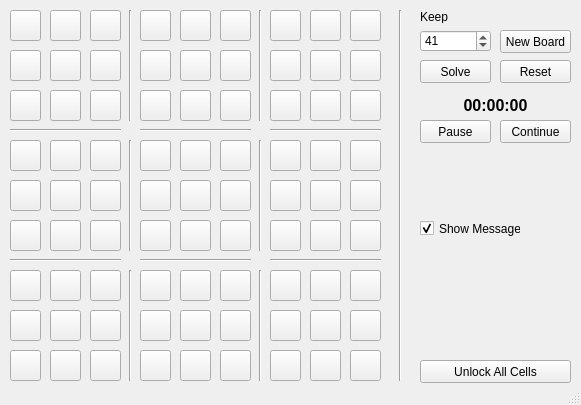
<?xml version="1.0" encoding="UTF-8"?>
<ui version="4.0">
 <class>MainWindow</class>
 <widget class="QMainWindow" name="MainWindow">
  <property name="enabled">
   <bool>true</bool>
  </property>
  <property name="geometry">
   <rect>
    <x>0</x>
    <y>0</y>
    <width>581</width>
    <height>405</height>
   </rect>
  </property>
  <property name="minimumSize">
   <size>
    <width>581</width>
    <height>405</height>
   </size>
  </property>
  <property name="maximumSize">
   <size>
    <width>581</width>
    <height>405</height>
   </size>
  </property>
  <property name="windowTitle">
   <string>Sudoku</string>
  </property>
  <property name="windowIcon">
   <iconset>
    <normaloff>../../../Downloads/1028343.svg</normaloff>../../../Downloads/1028343.svg</iconset>
  </property>
  <widget class="QWidget" name="centralWidget">
   <widget class="QPushButton" name="b00">
    <property name="geometry">
     <rect>
      <x>10</x>
      <y>10</y>
      <width>31</width>
      <height>31</height>
     </rect>
    </property>
    <property name="text">
     <string/>
    </property>
   </widget>
   <widget class="QPushButton" name="b01">
    <property name="geometry">
     <rect>
      <x>50</x>
      <y>10</y>
      <width>31</width>
      <height>31</height>
     </rect>
    </property>
    <property name="text">
     <string/>
    </property>
   </widget>
   <widget class="QPushButton" name="b02">
    <property name="geometry">
     <rect>
      <x>90</x>
      <y>10</y>
      <width>31</width>
      <height>31</height>
     </rect>
    </property>
    <property name="text">
     <string/>
    </property>
   </widget>
   <widget class="QPushButton" name="b10">
    <property name="geometry">
     <rect>
      <x>10</x>
      <y>50</y>
      <width>31</width>
      <height>31</height>
     </rect>
    </property>
    <property name="text">
     <string/>
    </property>
   </widget>
   <widget class="QPushButton" name="b12">
    <property name="geometry">
     <rect>
      <x>90</x>
      <y>50</y>
      <width>31</width>
      <height>31</height>
     </rect>
    </property>
    <property name="text">
     <string/>
    </property>
   </widget>
   <widget class="QPushButton" name="b11">
    <property name="geometry">
     <rect>
      <x>50</x>
      <y>50</y>
      <width>31</width>
      <height>31</height>
     </rect>
    </property>
    <property name="text">
     <string/>
    </property>
   </widget>
   <widget class="QPushButton" name="b20">
    <property name="geometry">
     <rect>
      <x>10</x>
      <y>90</y>
      <width>31</width>
      <height>31</height>
     </rect>
    </property>
    <property name="text">
     <string/>
    </property>
   </widget>
   <widget class="QPushButton" name="b22">
    <property name="geometry">
     <rect>
      <x>90</x>
      <y>90</y>
      <width>31</width>
      <height>31</height>
     </rect>
    </property>
    <property name="text">
     <string/>
    </property>
   </widget>
   <widget class="QPushButton" name="b21">
    <property name="geometry">
     <rect>
      <x>50</x>
      <y>90</y>
      <width>31</width>
      <height>31</height>
     </rect>
    </property>
    <property name="text">
     <string/>
    </property>
   </widget>
   <widget class="QPushButton" name="b30">
    <property name="geometry">
     <rect>
      <x>10</x>
      <y>140</y>
      <width>31</width>
      <height>31</height>
     </rect>
    </property>
    <property name="text">
     <string/>
    </property>
   </widget>
   <widget class="QPushButton" name="b52">
    <property name="geometry">
     <rect>
      <x>90</x>
      <y>220</y>
      <width>31</width>
      <height>31</height>
     </rect>
    </property>
    <property name="text">
     <string/>
    </property>
   </widget>
   <widget class="QPushButton" name="b51">
    <property name="geometry">
     <rect>
      <x>50</x>
      <y>220</y>
      <width>31</width>
      <height>31</height>
     </rect>
    </property>
    <property name="text">
     <string/>
    </property>
   </widget>
   <widget class="QPushButton" name="b42">
    <property name="geometry">
     <rect>
      <x>90</x>
      <y>180</y>
      <width>31</width>
      <height>31</height>
     </rect>
    </property>
    <property name="text">
     <string/>
    </property>
   </widget>
   <widget class="QPushButton" name="b40">
    <property name="geometry">
     <rect>
      <x>10</x>
      <y>180</y>
      <width>31</width>
      <height>31</height>
     </rect>
    </property>
    <property name="text">
     <string/>
    </property>
   </widget>
   <widget class="QPushButton" name="b50">
    <property name="geometry">
     <rect>
      <x>10</x>
      <y>220</y>
      <width>31</width>
      <height>31</height>
     </rect>
    </property>
    <property name="text">
     <string/>
    </property>
   </widget>
   <widget class="QPushButton" name="b32">
    <property name="geometry">
     <rect>
      <x>90</x>
      <y>140</y>
      <width>31</width>
      <height>31</height>
     </rect>
    </property>
    <property name="text">
     <string/>
    </property>
   </widget>
   <widget class="QPushButton" name="b31">
    <property name="geometry">
     <rect>
      <x>50</x>
      <y>140</y>
      <width>31</width>
      <height>31</height>
     </rect>
    </property>
    <property name="text">
     <string/>
    </property>
   </widget>
   <widget class="QPushButton" name="b41">
    <property name="geometry">
     <rect>
      <x>50</x>
      <y>180</y>
      <width>31</width>
      <height>31</height>
     </rect>
    </property>
    <property name="text">
     <string/>
    </property>
   </widget>
   <widget class="QPushButton" name="b60">
    <property name="geometry">
     <rect>
      <x>10</x>
      <y>270</y>
      <width>31</width>
      <height>31</height>
     </rect>
    </property>
    <property name="text">
     <string/>
    </property>
   </widget>
   <widget class="QPushButton" name="b82">
    <property name="geometry">
     <rect>
      <x>90</x>
      <y>350</y>
      <width>31</width>
      <height>31</height>
     </rect>
    </property>
    <property name="text">
     <string/>
    </property>
   </widget>
   <widget class="QPushButton" name="b81">
    <property name="geometry">
     <rect>
      <x>50</x>
      <y>350</y>
      <width>31</width>
      <height>31</height>
     </rect>
    </property>
    <property name="text">
     <string/>
    </property>
   </widget>
   <widget class="QPushButton" name="b72">
    <property name="geometry">
     <rect>
      <x>90</x>
      <y>310</y>
      <width>31</width>
      <height>31</height>
     </rect>
    </property>
    <property name="text">
     <string/>
    </property>
   </widget>
   <widget class="QPushButton" name="b70">
    <property name="geometry">
     <rect>
      <x>10</x>
      <y>310</y>
      <width>31</width>
      <height>31</height>
     </rect>
    </property>
    <property name="text">
     <string/>
    </property>
   </widget>
   <widget class="QPushButton" name="b80">
    <property name="geometry">
     <rect>
      <x>10</x>
      <y>350</y>
      <width>31</width>
      <height>31</height>
     </rect>
    </property>
    <property name="text">
     <string/>
    </property>
   </widget>
   <widget class="QPushButton" name="b62">
    <property name="geometry">
     <rect>
      <x>90</x>
      <y>270</y>
      <width>31</width>
      <height>31</height>
     </rect>
    </property>
    <property name="text">
     <string/>
    </property>
   </widget>
   <widget class="QPushButton" name="b61">
    <property name="geometry">
     <rect>
      <x>50</x>
      <y>270</y>
      <width>31</width>
      <height>31</height>
     </rect>
    </property>
    <property name="text">
     <string/>
    </property>
   </widget>
   <widget class="QPushButton" name="b71">
    <property name="geometry">
     <rect>
      <x>50</x>
      <y>310</y>
      <width>31</width>
      <height>31</height>
     </rect>
    </property>
    <property name="text">
     <string/>
    </property>
   </widget>
   <widget class="QPushButton" name="b14">
    <property name="geometry">
     <rect>
      <x>180</x>
      <y>50</y>
      <width>31</width>
      <height>31</height>
     </rect>
    </property>
    <property name="text">
     <string/>
    </property>
   </widget>
   <widget class="QPushButton" name="b45">
    <property name="geometry">
     <rect>
      <x>220</x>
      <y>180</y>
      <width>31</width>
      <height>31</height>
     </rect>
    </property>
    <property name="text">
     <string/>
    </property>
   </widget>
   <widget class="QPushButton" name="b75">
    <property name="geometry">
     <rect>
      <x>220</x>
      <y>310</y>
      <width>31</width>
      <height>31</height>
     </rect>
    </property>
    <property name="text">
     <string/>
    </property>
   </widget>
   <widget class="QPushButton" name="b53">
    <property name="geometry">
     <rect>
      <x>140</x>
      <y>220</y>
      <width>31</width>
      <height>31</height>
     </rect>
    </property>
    <property name="text">
     <string/>
    </property>
   </widget>
   <widget class="QPushButton" name="b73">
    <property name="geometry">
     <rect>
      <x>140</x>
      <y>310</y>
      <width>31</width>
      <height>31</height>
     </rect>
    </property>
    <property name="text">
     <string/>
    </property>
   </widget>
   <widget class="QPushButton" name="b43">
    <property name="geometry">
     <rect>
      <x>140</x>
      <y>180</y>
      <width>31</width>
      <height>31</height>
     </rect>
    </property>
    <property name="text">
     <string/>
    </property>
   </widget>
   <widget class="QPushButton" name="b05">
    <property name="geometry">
     <rect>
      <x>220</x>
      <y>10</y>
      <width>31</width>
      <height>31</height>
     </rect>
    </property>
    <property name="text">
     <string/>
    </property>
   </widget>
   <widget class="QPushButton" name="b33">
    <property name="geometry">
     <rect>
      <x>140</x>
      <y>140</y>
      <width>31</width>
      <height>31</height>
     </rect>
    </property>
    <property name="text">
     <string/>
    </property>
   </widget>
   <widget class="QPushButton" name="b23">
    <property name="geometry">
     <rect>
      <x>140</x>
      <y>90</y>
      <width>31</width>
      <height>31</height>
     </rect>
    </property>
    <property name="text">
     <string/>
    </property>
   </widget>
   <widget class="QPushButton" name="b85">
    <property name="geometry">
     <rect>
      <x>220</x>
      <y>350</y>
      <width>31</width>
      <height>31</height>
     </rect>
    </property>
    <property name="text">
     <string/>
    </property>
   </widget>
   <widget class="QPushButton" name="b83">
    <property name="geometry">
     <rect>
      <x>140</x>
      <y>350</y>
      <width>31</width>
      <height>31</height>
     </rect>
    </property>
    <property name="text">
     <string/>
    </property>
   </widget>
   <widget class="QPushButton" name="b55">
    <property name="geometry">
     <rect>
      <x>220</x>
      <y>220</y>
      <width>31</width>
      <height>31</height>
     </rect>
    </property>
    <property name="text">
     <string/>
    </property>
   </widget>
   <widget class="QPushButton" name="b44">
    <property name="geometry">
     <rect>
      <x>180</x>
      <y>180</y>
      <width>31</width>
      <height>31</height>
     </rect>
    </property>
    <property name="text">
     <string/>
    </property>
   </widget>
   <widget class="QPushButton" name="b64">
    <property name="geometry">
     <rect>
      <x>180</x>
      <y>270</y>
      <width>31</width>
      <height>31</height>
     </rect>
    </property>
    <property name="text">
     <string/>
    </property>
   </widget>
   <widget class="QPushButton" name="b34">
    <property name="geometry">
     <rect>
      <x>180</x>
      <y>140</y>
      <width>31</width>
      <height>31</height>
     </rect>
    </property>
    <property name="text">
     <string/>
    </property>
   </widget>
   <widget class="QPushButton" name="b24">
    <property name="geometry">
     <rect>
      <x>180</x>
      <y>90</y>
      <width>31</width>
      <height>31</height>
     </rect>
    </property>
    <property name="text">
     <string/>
    </property>
   </widget>
   <widget class="QPushButton" name="b54">
    <property name="geometry">
     <rect>
      <x>180</x>
      <y>220</y>
      <width>31</width>
      <height>31</height>
     </rect>
    </property>
    <property name="text">
     <string/>
    </property>
   </widget>
   <widget class="QPushButton" name="b25">
    <property name="geometry">
     <rect>
      <x>220</x>
      <y>90</y>
      <width>31</width>
      <height>31</height>
     </rect>
    </property>
    <property name="text">
     <string/>
    </property>
   </widget>
   <widget class="QPushButton" name="b65">
    <property name="geometry">
     <rect>
      <x>220</x>
      <y>270</y>
      <width>31</width>
      <height>31</height>
     </rect>
    </property>
    <property name="text">
     <string/>
    </property>
   </widget>
   <widget class="QPushButton" name="b35">
    <property name="geometry">
     <rect>
      <x>220</x>
      <y>140</y>
      <width>31</width>
      <height>31</height>
     </rect>
    </property>
    <property name="text">
     <string/>
    </property>
   </widget>
   <widget class="QPushButton" name="b74">
    <property name="geometry">
     <rect>
      <x>180</x>
      <y>310</y>
      <width>31</width>
      <height>31</height>
     </rect>
    </property>
    <property name="text">
     <string/>
    </property>
   </widget>
   <widget class="QPushButton" name="b03">
    <property name="geometry">
     <rect>
      <x>140</x>
      <y>10</y>
      <width>31</width>
      <height>31</height>
     </rect>
    </property>
    <property name="text">
     <string/>
    </property>
   </widget>
   <widget class="QPushButton" name="b04">
    <property name="geometry">
     <rect>
      <x>180</x>
      <y>10</y>
      <width>31</width>
      <height>31</height>
     </rect>
    </property>
    <property name="text">
     <string/>
    </property>
   </widget>
   <widget class="QPushButton" name="b13">
    <property name="geometry">
     <rect>
      <x>140</x>
      <y>50</y>
      <width>31</width>
      <height>31</height>
     </rect>
    </property>
    <property name="text">
     <string/>
    </property>
   </widget>
   <widget class="QPushButton" name="b63">
    <property name="geometry">
     <rect>
      <x>140</x>
      <y>270</y>
      <width>31</width>
      <height>31</height>
     </rect>
    </property>
    <property name="text">
     <string/>
    </property>
   </widget>
   <widget class="QPushButton" name="b15">
    <property name="geometry">
     <rect>
      <x>220</x>
      <y>50</y>
      <width>31</width>
      <height>31</height>
     </rect>
    </property>
    <property name="text">
     <string/>
    </property>
   </widget>
   <widget class="QPushButton" name="b84">
    <property name="geometry">
     <rect>
      <x>180</x>
      <y>350</y>
      <width>31</width>
      <height>31</height>
     </rect>
    </property>
    <property name="text">
     <string/>
    </property>
   </widget>
   <widget class="QPushButton" name="b17">
    <property name="geometry">
     <rect>
      <x>310</x>
      <y>50</y>
      <width>31</width>
      <height>31</height>
     </rect>
    </property>
    <property name="text">
     <string/>
    </property>
   </widget>
   <widget class="QPushButton" name="b48">
    <property name="geometry">
     <rect>
      <x>350</x>
      <y>180</y>
      <width>31</width>
      <height>31</height>
     </rect>
    </property>
    <property name="text">
     <string/>
    </property>
   </widget>
   <widget class="QPushButton" name="b78">
    <property name="geometry">
     <rect>
      <x>350</x>
      <y>310</y>
      <width>31</width>
      <height>31</height>
     </rect>
    </property>
    <property name="text">
     <string/>
    </property>
   </widget>
   <widget class="QPushButton" name="b56">
    <property name="geometry">
     <rect>
      <x>270</x>
      <y>220</y>
      <width>31</width>
      <height>31</height>
     </rect>
    </property>
    <property name="text">
     <string/>
    </property>
   </widget>
   <widget class="QPushButton" name="b76">
    <property name="geometry">
     <rect>
      <x>270</x>
      <y>310</y>
      <width>31</width>
      <height>31</height>
     </rect>
    </property>
    <property name="text">
     <string/>
    </property>
   </widget>
   <widget class="QPushButton" name="b46">
    <property name="geometry">
     <rect>
      <x>270</x>
      <y>180</y>
      <width>31</width>
      <height>31</height>
     </rect>
    </property>
    <property name="text">
     <string/>
    </property>
   </widget>
   <widget class="QPushButton" name="b08">
    <property name="geometry">
     <rect>
      <x>350</x>
      <y>10</y>
      <width>31</width>
      <height>31</height>
     </rect>
    </property>
    <property name="text">
     <string/>
    </property>
   </widget>
   <widget class="QPushButton" name="b36">
    <property name="geometry">
     <rect>
      <x>270</x>
      <y>140</y>
      <width>31</width>
      <height>31</height>
     </rect>
    </property>
    <property name="text">
     <string/>
    </property>
   </widget>
   <widget class="QPushButton" name="b26">
    <property name="geometry">
     <rect>
      <x>270</x>
      <y>90</y>
      <width>31</width>
      <height>31</height>
     </rect>
    </property>
    <property name="text">
     <string/>
    </property>
   </widget>
   <widget class="QPushButton" name="b88">
    <property name="geometry">
     <rect>
      <x>350</x>
      <y>350</y>
      <width>31</width>
      <height>31</height>
     </rect>
    </property>
    <property name="text">
     <string/>
    </property>
   </widget>
   <widget class="QPushButton" name="b86">
    <property name="geometry">
     <rect>
      <x>270</x>
      <y>350</y>
      <width>31</width>
      <height>31</height>
     </rect>
    </property>
    <property name="text">
     <string/>
    </property>
   </widget>
   <widget class="QPushButton" name="b58">
    <property name="geometry">
     <rect>
      <x>350</x>
      <y>220</y>
      <width>31</width>
      <height>31</height>
     </rect>
    </property>
    <property name="text">
     <string/>
    </property>
   </widget>
   <widget class="QPushButton" name="b47">
    <property name="geometry">
     <rect>
      <x>310</x>
      <y>180</y>
      <width>31</width>
      <height>31</height>
     </rect>
    </property>
    <property name="text">
     <string/>
    </property>
   </widget>
   <widget class="QPushButton" name="b67">
    <property name="geometry">
     <rect>
      <x>310</x>
      <y>270</y>
      <width>31</width>
      <height>31</height>
     </rect>
    </property>
    <property name="text">
     <string/>
    </property>
   </widget>
   <widget class="QPushButton" name="b37">
    <property name="geometry">
     <rect>
      <x>310</x>
      <y>140</y>
      <width>31</width>
      <height>31</height>
     </rect>
    </property>
    <property name="text">
     <string/>
    </property>
   </widget>
   <widget class="QPushButton" name="b27">
    <property name="geometry">
     <rect>
      <x>310</x>
      <y>90</y>
      <width>31</width>
      <height>31</height>
     </rect>
    </property>
    <property name="text">
     <string/>
    </property>
   </widget>
   <widget class="QPushButton" name="b57">
    <property name="geometry">
     <rect>
      <x>310</x>
      <y>220</y>
      <width>31</width>
      <height>31</height>
     </rect>
    </property>
    <property name="text">
     <string/>
    </property>
   </widget>
   <widget class="QPushButton" name="b28">
    <property name="geometry">
     <rect>
      <x>350</x>
      <y>90</y>
      <width>31</width>
      <height>31</height>
     </rect>
    </property>
    <property name="text">
     <string/>
    </property>
   </widget>
   <widget class="QPushButton" name="b68">
    <property name="geometry">
     <rect>
      <x>350</x>
      <y>270</y>
      <width>31</width>
      <height>31</height>
     </rect>
    </property>
    <property name="text">
     <string/>
    </property>
   </widget>
   <widget class="QPushButton" name="b38">
    <property name="geometry">
     <rect>
      <x>350</x>
      <y>140</y>
      <width>31</width>
      <height>31</height>
     </rect>
    </property>
    <property name="text">
     <string/>
    </property>
   </widget>
   <widget class="QPushButton" name="b77">
    <property name="geometry">
     <rect>
      <x>310</x>
      <y>310</y>
      <width>31</width>
      <height>31</height>
     </rect>
    </property>
    <property name="text">
     <string/>
    </property>
   </widget>
   <widget class="QPushButton" name="b06">
    <property name="geometry">
     <rect>
      <x>270</x>
      <y>10</y>
      <width>31</width>
      <height>31</height>
     </rect>
    </property>
    <property name="text">
     <string/>
    </property>
   </widget>
   <widget class="QPushButton" name="b07">
    <property name="geometry">
     <rect>
      <x>310</x>
      <y>10</y>
      <width>31</width>
      <height>31</height>
     </rect>
    </property>
    <property name="text">
     <string/>
    </property>
   </widget>
   <widget class="QPushButton" name="b16">
    <property name="geometry">
     <rect>
      <x>270</x>
      <y>50</y>
      <width>31</width>
      <height>31</height>
     </rect>
    </property>
    <property name="text">
     <string/>
    </property>
   </widget>
   <widget class="QPushButton" name="b66">
    <property name="geometry">
     <rect>
      <x>270</x>
      <y>270</y>
      <width>31</width>
      <height>31</height>
     </rect>
    </property>
    <property name="text">
     <string/>
    </property>
   </widget>
   <widget class="QPushButton" name="b18">
    <property name="geometry">
     <rect>
      <x>350</x>
      <y>50</y>
      <width>31</width>
      <height>31</height>
     </rect>
    </property>
    <property name="text">
     <string/>
    </property>
   </widget>
   <widget class="QPushButton" name="b87">
    <property name="geometry">
     <rect>
      <x>310</x>
      <y>350</y>
      <width>31</width>
      <height>31</height>
     </rect>
    </property>
    <property name="text">
     <string/>
    </property>
   </widget>
   <widget class="QPushButton" name="NewBoard">
    <property name="geometry">
     <rect>
      <x>500</x>
      <y>30</y>
      <width>71</width>
      <height>23</height>
     </rect>
    </property>
    <property name="text">
     <string>New Board</string>
    </property>
   </widget>
   <widget class="QSpinBox" name="KeepCount">
    <property name="geometry">
     <rect>
      <x>420</x>
      <y>30</y>
      <width>71</width>
      <height>22</height>
     </rect>
    </property>
    <property name="maximum">
     <number>81</number>
    </property>
    <property name="value">
     <number>41</number>
    </property>
   </widget>
   <widget class="Line" name="line">
    <property name="geometry">
     <rect>
      <x>270</x>
      <y>250</y>
      <width>111</width>
      <height>20</height>
     </rect>
    </property>
    <property name="orientation">
     <enum>Qt::Horizontal</enum>
    </property>
   </widget>
   <widget class="Line" name="line_2">
    <property name="geometry">
     <rect>
      <x>10</x>
      <y>250</y>
      <width>111</width>
      <height>20</height>
     </rect>
    </property>
    <property name="orientation">
     <enum>Qt::Horizontal</enum>
    </property>
   </widget>
   <widget class="Line" name="line_3">
    <property name="geometry">
     <rect>
      <x>140</x>
      <y>250</y>
      <width>111</width>
      <height>20</height>
     </rect>
    </property>
    <property name="orientation">
     <enum>Qt::Horizontal</enum>
    </property>
   </widget>
   <widget class="Line" name="line_4">
    <property name="geometry">
     <rect>
      <x>10</x>
      <y>120</y>
      <width>111</width>
      <height>20</height>
     </rect>
    </property>
    <property name="orientation">
     <enum>Qt::Horizontal</enum>
    </property>
   </widget>
   <widget class="Line" name="line_5">
    <property name="geometry">
     <rect>
      <x>140</x>
      <y>120</y>
      <width>111</width>
      <height>20</height>
     </rect>
    </property>
    <property name="orientation">
     <enum>Qt::Horizontal</enum>
    </property>
   </widget>
   <widget class="Line" name="line_6">
    <property name="geometry">
     <rect>
      <x>270</x>
      <y>120</y>
      <width>111</width>
      <height>20</height>
     </rect>
    </property>
    <property name="orientation">
     <enum>Qt::Horizontal</enum>
    </property>
   </widget>
   <widget class="Line" name="line_7">
    <property name="geometry">
     <rect>
      <x>120</x>
      <y>10</y>
      <width>20</width>
      <height>111</height>
     </rect>
    </property>
    <property name="orientation">
     <enum>Qt::Vertical</enum>
    </property>
   </widget>
   <widget class="Line" name="line_8">
    <property name="geometry">
     <rect>
      <x>120</x>
      <y>140</y>
      <width>20</width>
      <height>111</height>
     </rect>
    </property>
    <property name="orientation">
     <enum>Qt::Vertical</enum>
    </property>
   </widget>
   <widget class="Line" name="line_9">
    <property name="geometry">
     <rect>
      <x>120</x>
      <y>270</y>
      <width>20</width>
      <height>111</height>
     </rect>
    </property>
    <property name="orientation">
     <enum>Qt::Vertical</enum>
    </property>
   </widget>
   <widget class="Line" name="line_10">
    <property name="geometry">
     <rect>
      <x>250</x>
      <y>140</y>
      <width>20</width>
      <height>111</height>
     </rect>
    </property>
    <property name="orientation">
     <enum>Qt::Vertical</enum>
    </property>
   </widget>
   <widget class="Line" name="line_11">
    <property name="geometry">
     <rect>
      <x>250</x>
      <y>270</y>
      <width>20</width>
      <height>111</height>
     </rect>
    </property>
    <property name="orientation">
     <enum>Qt::Vertical</enum>
    </property>
   </widget>
   <widget class="Line" name="line_12">
    <property name="geometry">
     <rect>
      <x>250</x>
      <y>10</y>
      <width>20</width>
      <height>111</height>
     </rect>
    </property>
    <property name="orientation">
     <enum>Qt::Vertical</enum>
    </property>
   </widget>
   <widget class="QLabel" name="label">
    <property name="geometry">
     <rect>
      <x>420</x>
      <y>10</y>
      <width>47</width>
      <height>13</height>
     </rect>
    </property>
    <property name="text">
     <string>Keep</string>
    </property>
   </widget>
   <widget class="Line" name="line_13">
    <property name="geometry">
     <rect>
      <x>390</x>
      <y>10</y>
      <width>20</width>
      <height>371</height>
     </rect>
    </property>
    <property name="orientation">
     <enum>Qt::Vertical</enum>
    </property>
   </widget>
   <widget class="QPushButton" name="Solve">
    <property name="geometry">
     <rect>
      <x>420</x>
      <y>60</y>
      <width>71</width>
      <height>23</height>
     </rect>
    </property>
    <property name="text">
     <string>Solve</string>
    </property>
   </widget>
   <widget class="QPushButton" name="Reset">
    <property name="geometry">
     <rect>
      <x>500</x>
      <y>60</y>
      <width>71</width>
      <height>23</height>
     </rect>
    </property>
    <property name="text">
     <string>Reset</string>
    </property>
   </widget>
   <widget class="QLabel" name="message">
    <property name="geometry">
     <rect>
      <x>420</x>
      <y>160</y>
      <width>151</width>
      <height>51</height>
     </rect>
    </property>
    <property name="font">
     <font>
      <pointsize>11</pointsize>
      <weight>75</weight>
      <bold>true</bold>
     </font>
    </property>
    <property name="autoFillBackground">
     <bool>false</bool>
    </property>
    <property name="text">
     <string/>
    </property>
    <property name="alignment">
     <set>Qt::AlignCenter</set>
    </property>
   </widget>
   <widget class="QPushButton" name="pause">
    <property name="geometry">
     <rect>
      <x>420</x>
      <y>120</y>
      <width>71</width>
      <height>23</height>
     </rect>
    </property>
    <property name="text">
     <string>Pause</string>
    </property>
   </widget>
   <widget class="QPushButton" name="cont">
    <property name="geometry">
     <rect>
      <x>500</x>
      <y>120</y>
      <width>71</width>
      <height>23</height>
     </rect>
    </property>
    <property name="text">
     <string>Continue</string>
    </property>
   </widget>
   <widget class="QLabel" name="solveTime">
    <property name="geometry">
     <rect>
      <x>420</x>
      <y>340</y>
      <width>151</width>
      <height>20</height>
     </rect>
    </property>
    <property name="text">
     <string/>
    </property>
    <property name="alignment">
     <set>Qt::AlignCenter</set>
    </property>
   </widget>
   <widget class="QPushButton" name="unlock">
    <property name="geometry">
     <rect>
      <x>420</x>
      <y>360</y>
      <width>151</width>
      <height>23</height>
     </rect>
    </property>
    <property name="text">
     <string>Unlock All Cells</string>
    </property>
   </widget>
   <widget class="QLabel" name="counter">
    <property name="geometry">
     <rect>
      <x>420</x>
      <y>95</y>
      <width>151</width>
      <height>21</height>
     </rect>
    </property>
    <property name="font">
     <font>
      <pointsize>12</pointsize>
      <weight>75</weight>
      <bold>true</bold>
     </font>
    </property>
    <property name="text">
     <string>00:00:00</string>
    </property>
    <property name="alignment">
     <set>Qt::AlignCenter</set>
    </property>
   </widget>
   <widget class="QCheckBox" name="showMessages">
    <property name="geometry">
     <rect>
      <x>420</x>
      <y>220</y>
      <width>101</width>
      <height>17</height>
     </rect>
    </property>
    <property name="text">
     <string>Show Messages</string>
    </property>
    <property name="checked">
     <bool>true</bool>
    </property>
   </widget>
  </widget>
  <widget class="QStatusBar" name="statusBar"/>
 </widget>
 <layoutdefault spacing="6" margin="11"/>
 <resources/>
 <connections/>
</ui>
